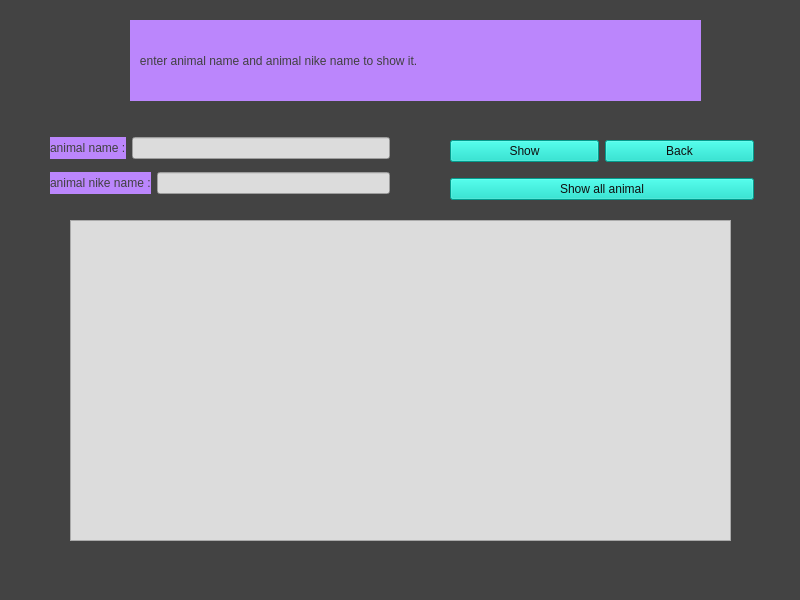
<?xml version="1.0" encoding="UTF-8"?>
<ui version="4.0">
 <class>Show</class>
 <widget class="QMainWindow" name="Show">
  <property name="geometry">
   <rect>
    <x>0</x>
    <y>0</y>
    <width>800</width>
    <height>600</height>
   </rect>
  </property>
  <property name="minimumSize">
   <size>
    <width>800</width>
    <height>600</height>
   </size>
  </property>
  <property name="maximumSize">
   <size>
    <width>800</width>
    <height>600</height>
   </size>
  </property>
  <property name="windowTitle">
   <string>MainWindow</string>
  </property>
  <property name="styleSheet">
   <string notr="true">background-color: rgb(67, 67, 67);</string>
  </property>
  <widget class="QWidget" name="centralwidget">
   <widget class="QLabel" name="label">
    <property name="geometry">
     <rect>
      <x>130</x>
      <y>20</y>
      <width>571</width>
      <height>81</height>
     </rect>
    </property>
    <property name="styleSheet">
     <string notr="true">font: 75 14pt &quot;MS Shell Dlg 2&quot;;
color: rgb(64, 64, 64);
background-color: rgb(187, 134, 252);</string>
    </property>
    <property name="text">
     <string>   enter animal name and animal nike name to show it.</string>
    </property>
   </widget>
   <widget class="QPlainTextEdit" name="plainTextEdit">
    <property name="enabled">
     <bool>true</bool>
    </property>
    <property name="geometry">
     <rect>
      <x>70</x>
      <y>220</y>
      <width>661</width>
      <height>321</height>
     </rect>
    </property>
    <property name="styleSheet">
     <string notr="true">font: 75 14pt &quot;Arial&quot;;
background-color: rgb(220, 220, 220);
color: rgb(0, 0, 0);</string>
    </property>
    <property name="readOnly">
     <bool>true</bool>
    </property>
   </widget>
   <widget class="QWidget" name="layoutWidget">
    <property name="geometry">
     <rect>
      <x>50</x>
      <y>130</y>
      <width>340</width>
      <height>71</height>
     </rect>
    </property>
    <layout class="QVBoxLayout" name="verticalLayout">
     <item>
      <layout class="QHBoxLayout" name="horizontalLayout">
       <item>
        <widget class="QLabel" name="label_2">
         <property name="styleSheet">
          <string notr="true">font: 75 10pt &quot;MS Shell Dlg 2&quot;;
color: rgb(64, 64, 64);
background-color: rgb(187, 134, 252);</string>
         </property>
         <property name="text">
          <string>animal name :</string>
         </property>
        </widget>
       </item>
       <item>
        <widget class="QLineEdit" name="lineEditName">
         <property name="styleSheet">
          <string notr="true">font: 75 12pt &quot;Arial&quot;;
background-color: rgb(220, 220, 220);
color: rgb(0, 0, 0);</string>
         </property>
        </widget>
       </item>
      </layout>
     </item>
     <item>
      <layout class="QHBoxLayout" name="horizontalLayout_2">
       <item>
        <widget class="QLabel" name="label_3">
         <property name="styleSheet">
          <string notr="true">font: 75 10pt &quot;MS Shell Dlg 2&quot;;
color: rgb(64, 64, 64);
background-color: rgb(187, 134, 252);</string>
         </property>
         <property name="text">
          <string>animal nike name :</string>
         </property>
        </widget>
       </item>
       <item>
        <widget class="QLineEdit" name="lineEdit_NikeName">
         <property name="styleSheet">
          <string notr="true">font: 75 12pt &quot;Arial&quot;;
background-color: rgb(220, 220, 220);
color: rgb(0, 0, 0);</string>
         </property>
        </widget>
       </item>
      </layout>
     </item>
    </layout>
   </widget>
   <widget class="QWidget" name="layoutWidget">
    <property name="geometry">
     <rect>
      <x>450</x>
      <y>130</y>
      <width>304</width>
      <height>81</height>
     </rect>
    </property>
    <layout class="QVBoxLayout" name="verticalLayout_2">
     <item>
      <layout class="QHBoxLayout" name="horizontalLayout_3">
       <item>
        <widget class="QPushButton" name="pushButtonShow">
         <property name="styleSheet">
          <string notr="true">background-color: rgb(3, 218, 197);
font: 75 14pt &quot;Arial&quot;;
color: rgb(15, 15, 15);</string>
         </property>
         <property name="text">
          <string>Show</string>
         </property>
        </widget>
       </item>
       <item>
        <widget class="QPushButton" name="pushButton_back">
         <property name="styleSheet">
          <string notr="true">background-color: rgb(3, 218, 197);
font: 75 14pt &quot;Arial&quot;;
color: rgb(15, 15, 15);</string>
         </property>
         <property name="text">
          <string>Back</string>
         </property>
        </widget>
       </item>
      </layout>
     </item>
     <item>
      <widget class="QPushButton" name="pushButton">
       <property name="styleSheet">
        <string notr="true">background-color: rgb(3, 218, 197);
font: 75 14pt &quot;Arial&quot;;
color: rgb(15, 15, 15);</string>
       </property>
       <property name="text">
        <string>Show all animal</string>
       </property>
      </widget>
     </item>
    </layout>
   </widget>
  </widget>
  <widget class="QMenuBar" name="menubar">
   <property name="geometry">
    <rect>
     <x>0</x>
     <y>0</y>
     <width>800</width>
     <height>26</height>
    </rect>
   </property>
  </widget>
  <widget class="QStatusBar" name="statusbar"/>
 </widget>
 <resources/>
 <connections/>
</ui>
